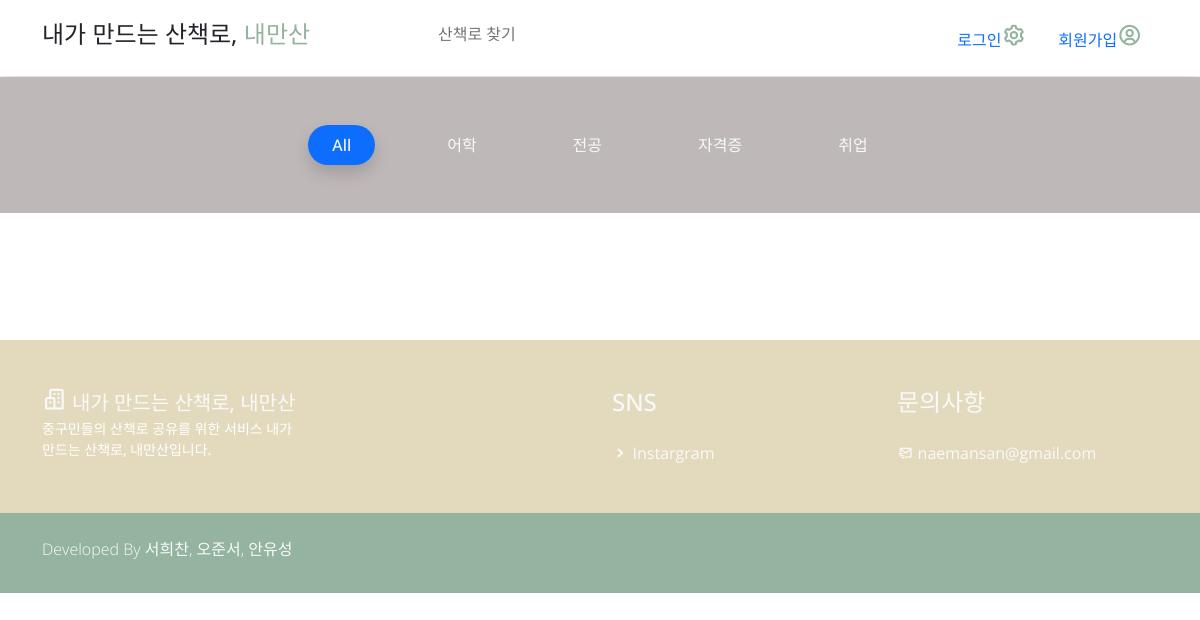
Before: /study/ with the older database file.
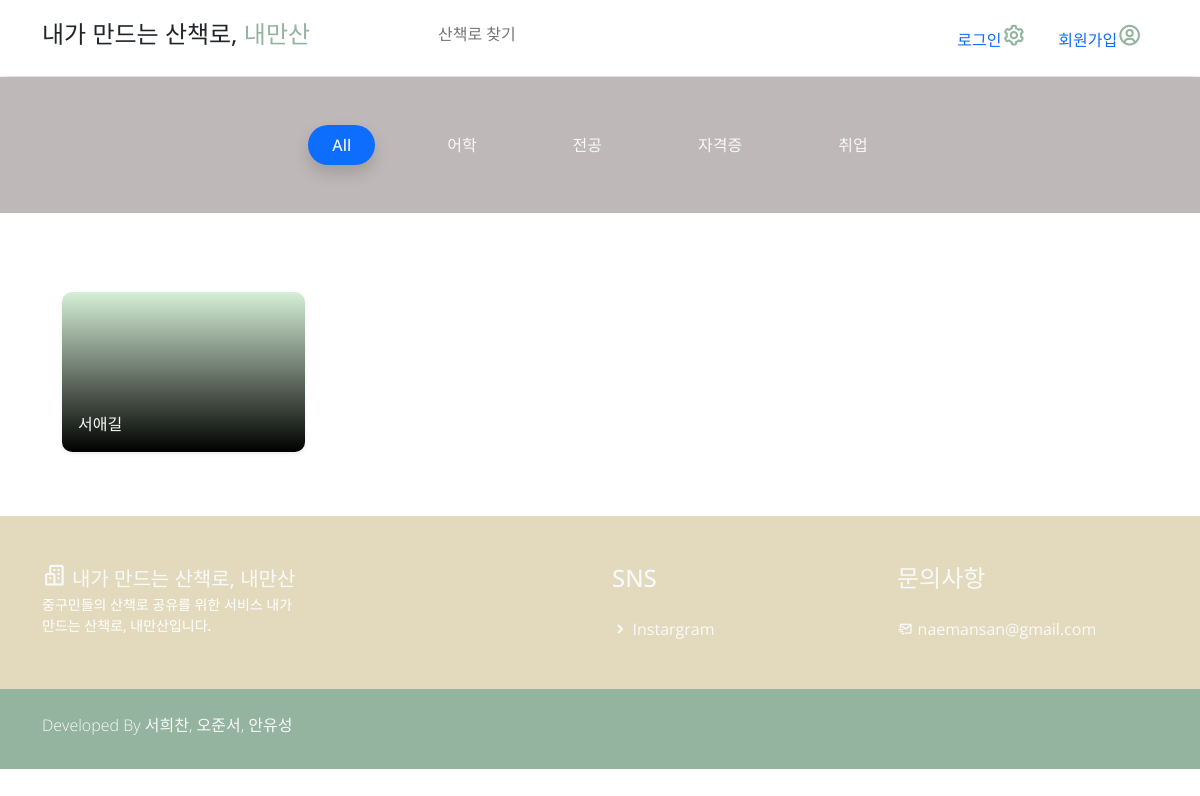
After: the same page with the newer database file.
### study/models.py (models this page shows, shortened)
class study(models.Model):
    writer = models.ForeignKey(
        User, on_delete=models.CASCADE)  # 작성자, User 모델 사용
    name = models.CharField(max_length=50)  # 스터디명
    intro = models.CharField(max_length=100)  # 스터디 한줄 소개
    body = models.TextField()  # 스터디 정보
    phnum = models.CharField(max_length=13)  # 대표자 연락처
    difficulty = models.IntegerField(default=0)
    image = models.FileField(
        upload_to="image/", null=True
    )  # 스터디 관련 이미지(있으면 글 썸네일, 없으면 메인 로고가 글 썸네일)
    like_user_set = models.ManyToManyField(User, blank=True, related_name='likes_user_set',through='Like')

### study/views.py (the view)
# urls.py: path("", studylist, name="studylist"),  # 스터디 목록 페이지
def studylist(request):
    posts = study.objects.all()
    return render(request, "study/studylist.html", {"posts": posts})

### study/templates/study/studylist.html
{% extends 'base.html' %}
{% load static %}
{% block content %}
<section class="service-wrapper py-3" style="transform: translateY(-15px);">
    <div class="service-tag py-5" style="background-color: rgb(190, 184, 184);">
        <div class="col-md-12">
            <ul class="nav d-flex justify-content-center">
                <li class="nav-item mx-lg-4" >
                    <a class="filter-btn nav-link btn-outline-primary active shadow rounded-pill text-light px-4 light-300" href="#" data-filter=".project" style=" font-weight: 500;">All</a>
                </li>
                <li class="nav-item mx-lg-4">
                    <a class="filter-btn nav-link btn-outline-primary rounded-pill text-light px-4 light-300"style=" font-weight: 500;" href="#" data-filter=".어학">어학</a>
                </li>
                <li class="filter-btn nav-item mx-lg-4">
                    <a class="filter-btn nav-link btn-outline-primary rounded-pill text-light px-4 light-300" style=" font-weight: 500;"href="#" data-filter=".전공">전공</a>
                </li>
                <li class="nav-item mx-lg-4">
                    <a class="filter-btn nav-link btn-outline-primary rounded-pill text-light px-4 light-300" style=" font-weight: 500;"href="#" data-filter=".자격증">자격증</a>
                </li>
                <li class="nav-item mx-lg-4">
                    <a class="filter-btn nav-link btn-outline-primary rounded-pill text-light px-4 light-300" style=" font-weight: 500;"href="#" data-filter=".취업">취업</a>
                </li
            </ul>
        </div>
    </div>
</section>
<section class="container overflow-hidden py-5" style="margin-right: 10px;">
    <div class="row gx-5 gx-sm-3 gx-lg-5 gy-lg-5 gy-3 pb-3 projects">
            {%for post in posts%}
                <div class="col-xl-3 col-md-4 col-sm-6 project ui branding {{post.section}}">
                    <a href="{%url 'study:detail' post.id%}" class="service-work card border-0 text-white shadow-sm overflow-hidden mx-5 m-sm-0">
                        <div style="padding: 80px; background-color: rgb(214, 239, 214);" >
                        <div class="service-work-vertical card-img-overlay d-flex align-items-end">
                            <div class="service-work-content text-left text-light">
                                <p class="card-text">{{post.name}}</p>
                            </div>
                        </div>
                    </div>
                    </a>
                </div>
            {%endfor%}
    </div>
</section>
{% endblock %}

### naemansan/templates/base.html (shortened to what this page needs)
<!DOCTYPE html>
{% load static %}
<html lang="en">
<head>
    <link href="{% static 'css/bootstrap.min.css' %}" rel="stylesheet">
    <link href="{% static 'css/boxicon.min.css' %}" rel="stylesheet">
    <link rel="stylesheet" href="{% static 'css/templatemo.css' %}">
    <link rel="stylesheet" href="{% static 'css/custom.css' %}">
    <link href="https://cdnjs.cloudflare.com/ajax/libs/font-awesome/5.13.0/css/all.min.css" rel="stylesheet">
    <link href="https://cdn.jsdelivr.net/npm/bootstrap@5.1.2/dist/css/bootstrap.min.css" rel="stylesheet">
</head>
<body>
    {% include 'shared/navbar.html' %}
    {% block content %}
    {% endblock %}
    {% include 'shared/footer.html' %}
</body>
</html>

### naemansan/templates/shared/navbar.html (shortened to what this page needs)
<nav id="main_nav" class="navbar navbar-expand-lg navbar-light bg-white shadow">
    <div class="container d-flex justify-content-between align-items-center">
        <a class="navbar-brand h1" href="{% url 'main:showmain' %}">
            <span class="text-dark h4">내가 만드는 산책로, </span> <span class="h4" style="color: #94B49F;">내만산</span>
        </a>
        <div class="align-self-center collapse navbar-collapse flex-fill  d-lg-flex justify-content-lg-between" id="navbar-toggler-success">
            <div class="flex-fill mx-xl-5 mb-2">
                <ul class="nav navbar-nav d-flex justify-content-between mx-xl-5 text-center text-dark">
                    <li class="nav-item">
                        <a class="nav-link btn-outline-primary rounded-pill px-3" href="{% url 'study:studylist' %}">산책로 찾기</a>
                    </li>
                </ul>
            </div>
            <div class="navbar align-self-center d-flex">
                {% if user.is_authenticated %}
                <a class="nav-link" style="color: #94B49F;" href="{% url 'account_logout' %}">로그아웃<i  class='bx bx-cog bx-sm ' style="color: #94B49F;"></i></a>
                {% else %}
                <a class="nav-link" href="{% url 'account_login' %}">로그인<i  class='bx bx-cog bx-sm ' style="color: #94B49F;"></i></a>
                <a class="nav-link" href="{% url 'account_signup' %}">회원가입<i  class='bx bx-user-circle bx-sm ' style="color: #94B49F;"></i></a>
                {% endif %}
            </div>
        </div>
    </div>
</nav>

### naemansan/templates/shared/footer.html (shortened to what this page needs)
<footer class=" pt-4" style="background-color: #e3dabd;">
    <div class="container">
        <div class="row py-4">
            <div class="col-lg-3 col-12 align-left">
                <a class="navbar-brand" href="{% url 'main:showmain' %}">
                    <i class='bx bx-buildings bx-sm text-light'></i>
                    <span class="text-light h5">내가 만드는 산책로, 내만산</span>
                </a>
                <p style="color: white; font-size: 14px; font-weight: 300;">중구민들의 산책로 공유를 위한 서비스 내가만드는 산책로, 내만산입니다.</p>
            </div>
            <div class="col-lg-3 col-md-4 my-sm-0 mt-4">
                <h3 class="h4 pb-lg-3 text-light light-300"></h2>
            </div>
            <div class="col-lg-3 col-md-4 my-sm-0 mt-4">
                <h2 class="h4 pb-lg-3 text-light light-300">SNS</h2>
                <ul class="list-unstyled text-light light-300">
                    <li class="pb-2">
                        <i class='bx-fw bx bxs-chevron-right bx-xs'></i><a class="text-decoration-none text-light py-1" href="#">Instargram</a>
                    </li>
                </ul>
            </div>
            <div class="col-lg-3 col-md-4 my-sm-0 mt-4">
                <h2 class="h4 pb-lg-3 text-light light-300">문의사항</h2>
                <ul class="list-unstyled text-light light-300">
                    <li class="pb-2">
                        <i class='bx-fw bx bx-mail-send bx-xs'></i><a class="text-decoration-none text-light py-1" href="mailto:info@company.com">naemansan@gmail.com</a>
                    </li>
                </ul>
            </div>
        </div>
    </div>
    <div class="w-100 py-3" style="background-color: #94B49F;">
        <div class="container">
            <div class="row pt-2">
                <div class="col-lg-6 col-sm-12">
                    <p class="text-lg-start text-center text-light light-300">
                        Developed By 서희찬, 오준서, 안유성
                    </p>
                </div>
            </div>
        </div>
    </div>
</footer>

### naemansan/static/css/templatemo.css (style rules this page uses)
html { font-family: 'Open Sans', sans-serif; }
p, a { font-weight: 400; }
.light-300 { font-family: 'Open Sans', sans-serif !important; font-weight: 300; }
.service-work.card { border-radius: 10px !important; cursor: pointer; }
.service-work .service-work-vertical { background: rgb(0,0,0); background: linear-gradient(0deg, rgba(0,0,0,1) 0%, rgba(0,0,0,0) 33.33%, rgba(255,255,255,1) 66.66%, rgba(255,255,255,0) 99.99%); background-size: 300% 300%; background-position: 0% 100%; transition: .5s; }

Changed rows visible on the page:
added study: name "서애길"
